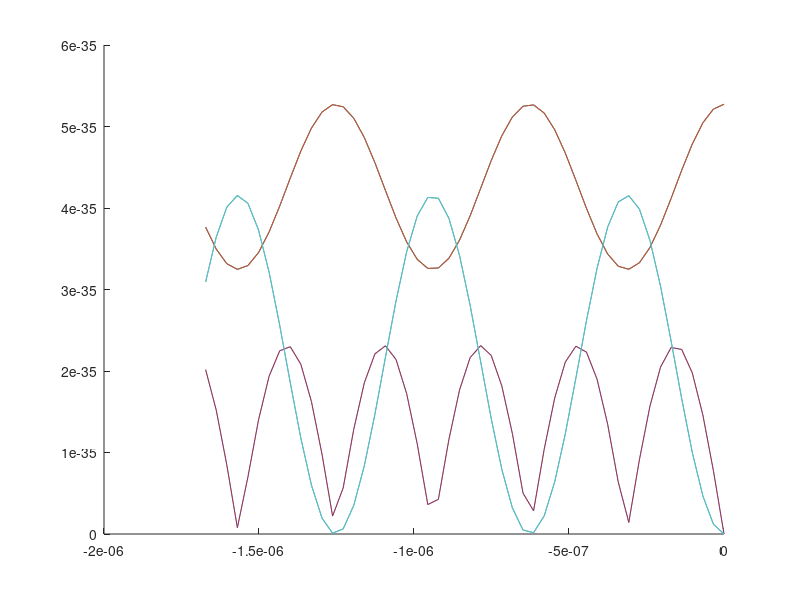
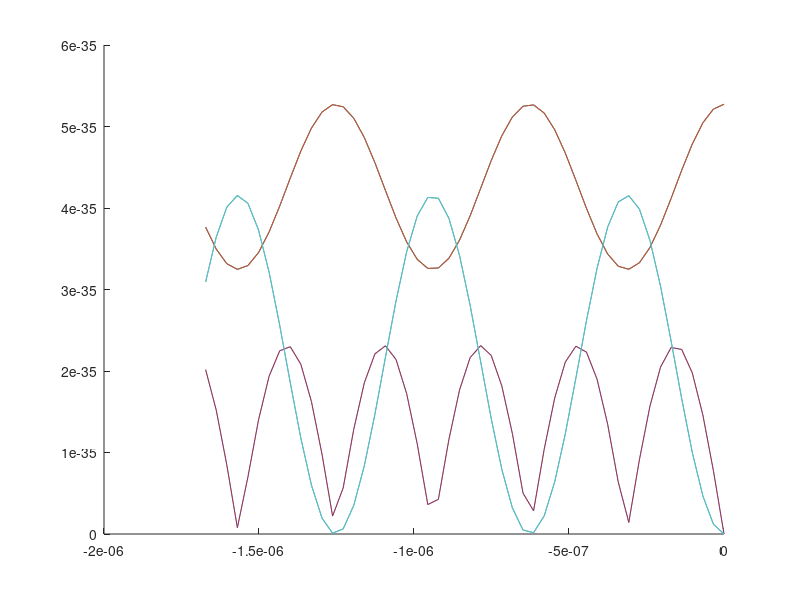
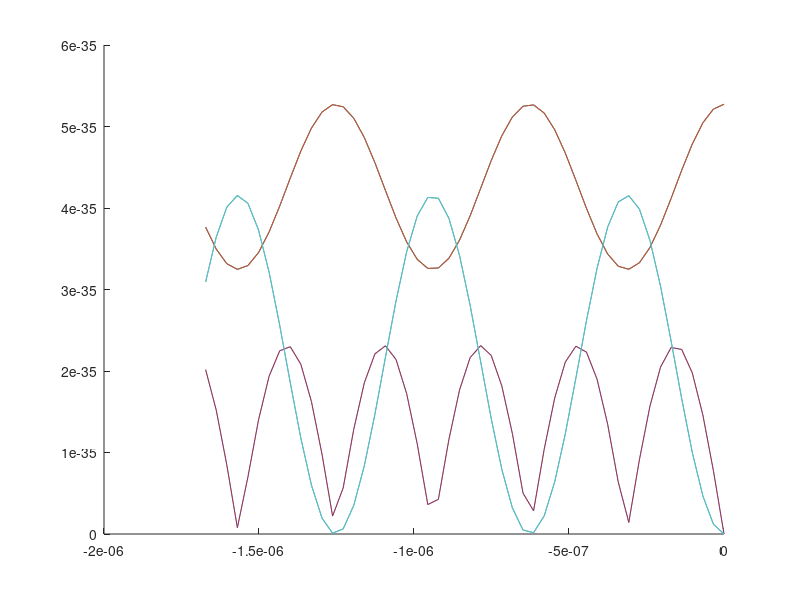

Reproduce these figures in MATLAB, in order.
%% lab2

%% Q1
clc;
clear all
B = [0,0,1]; % magnetic field
s_x = [0,1;1,0];
s_y = [0,-i; i,0];
s_z = [1,0;0,-1];
h_bar = 6.626e-34 / (2*pi);
S = (h_bar/2)*[s_x, s_y, s_z];
gyro = 28e9;  % gyrotio units in Hz/T

Ham_1 = (pi*gyro) * (B(1).*s_x + B(2).*s_y + B(3).*s_z)
Eig_values = eig(Ham_1)

%% Q2
clc;
clear all

Ham_2 =     (2*pi)*[1,0;0,-1] % units in rad/s
[eVector, eValue] = eig(Ham_2);
t = [0:0.1:1];
ket = [1;0];
psi_0 = ket;
c1 = zeros(1,length(t))% coef
c2 = zeros(1,length(t))% coef
psi = zeros(2,length(t));
c1_t0 = ctranspose(eVector(:,1))*ket
c2_t0 = ctranspose(eVector(:,2))*ket
for n = 1:length(t)
   c1(n) = c1_t0 * exp(-i*eValue(1,1)*t(n));
   c2(n) = c2_t0 * exp(-i*eValue(2,2)*t(n));
end
% subplot(2,1,1)
% plot(c1)
% subplot(2,1,2)
% plot(c2)

for n = 1:length(t)
   psi(:,n) = c1(n).*eVector(:,1) + c2(n).*eVector(:,2);
end
teso = zeros(2,length(t));
for n=1:length(t)
   teso(:,n) = (abs(ctranspose(psi(:,n))*ket)).^2
end
%% Q3
clc;
clear all
B = [0,0,1]; % magnetic field
s_x = [0,1;1,0];
s_y = [0,-i; i,0];
s_z = [1,0;0,-1];
h_bar = 6.626e-34 / (2*pi);
S = (h_bar/2)*[s_x, s_y, s_z];
gyro = 28e9;  % gyrotio units in Hz/T

Ham_3 = (pi*gyro) * (B(1).*s_x + B(2).*s_y + B(3).*s_z)
[eValue_3, eVector_3] = eig(Ham_3)
    
up = [1;0];
down = [0;1];
t = [0:0.1:1];
psi_0 = (1/sqrt(2))*(up + down);
c1 = zeros(1,length(t));% coef
c2 = zeros(1,length(t));% coef
psi = zeros(2,length(t));
c1_t0 = ctranspose(eVector_3(:,1))*psi_0;
c2_t0 = ctranspose(eVector_3(:,2))*psi_0;
for n = 1:length(t)
   c1(n) = c1_t0 * exp(-i*eValue_3(1,1)*t(n));
   c2(n) = c2_t0 * exp(-i*eValue_3(2,2)*t(n));
end
for n = 1:length(t)
   psi(:,n) = c1(n).*eVector_3(:,1) + c2(n).*eVector_3(:,2)
end

%% Q4
% expectation value = ctanspose(psi) * S_x * psi
% etc

%% task

clc;
clear all;
up = [1;0];
down = [0;1];
psi_a0 = (1/sqrt(2))*(up + down);
psi_b0 = (1/sqrt(2))*(up + i*down);
psi_c0 = up;
Bz = 57e-6*cos(64*pi/180);
Bx = 57e-6*sin(64*pi/180);
By = 0;
theta = 0;
phi = pi/2 - 64*pi/180; % rad
s_x = [0,1;1,0];
s_y = [0,-i; i,0];
s_z = [1,0;0,-1];
h_bar = 6.626e-34 / (2*pi);
S = (h_bar/2)*[s_x, s_y, s_z]; 
gyro = 28e9;
Ham = (2*pi*gyro*h_bar/2)*(Bx.*s_x + By.*s_y + Bz.*s_z) % units in J
[eVector, eValue] = eig(Ham);

% finding total energy
total_energy_a = eValue(1,1)*ctranspose(psi_a0)*eVector(:,1) + eValue(2,2)*ctranspose(psi_a0)*eVector(:,2)
total_energy_b = abs(eValue(1,1)*ctranspose(psi_b0)*eVector(:,1) + eValue(2,2)*ctranspose(psi_b0)*eVector(:,2))
total_energy_c = eValue(1,1)*ctranspose(psi_c0)*eVector(:,1) + eValue(2,2)*ctranspose(psi_c0)*eVector(:,2)

% finding Lamour frequency
L_a = total_energy_a/h_bar
L_b = total_energy_b/h_bar;
L_c = total_energy_c/h_bar;

% idk
t = linspace(0,2*pi/L_a,50);
psi_at = zeros(2, length(t));
psi_bt = zeros(2, length(t));
psi_ct = zeros(2, length(t));
for n = 1:length(t)
    psi_at(:,n) = expm(-1i * Ham * t(n) / h_bar) * psi_a0;
    psi_bt(:,n) = expm(-1i * Ham * t(n) / h_bar) * psi_b0;
    psi_ct(:,n) = expm(-1i * Ham * t(n) / h_bar) * psi_c0;
end
exp_ax = zeros(2,length(t));
exp_ay = zeros(2,length(t));
exp_az = zeros(2,length(t));
exp_bx = zeros(2,length(t));
exp_by = zeros(2,length(t));
exp_bz = zeros(2,length(t));
exp_cx = zeros(2,length(t));
exp_cy = zeros(2,length(t));
exp_cz = zeros(2,length(t));
for n = 1: length(t)
   exp_ax(:,n) = abs((psi_at(:,n))' * (h_bar/2)*s_x * (psi_at(:,n)));
   exp_ay(:,n) = abs((psi_at(:,n))' * (h_bar/2)*s_y * (psi_at(:,n)));
   exp_az(:,n) = abs((psi_at(:,n))' * (h_bar/2)*s_z * (psi_at(:,n)));
   exp_bx(:,n) = abs((psi_at(:,n))' * (h_bar/2)*s_x * (psi_at(:,n)));
   exp_by(:,n) = abs((psi_at(:,n))' * (h_bar/2)*s_y * (psi_at(:,n)));
   exp_bz(:,n) = abs((psi_at(:,n))' * (h_bar/2)*s_z * (psi_at(:,n)));
   exp_cx(:,n) = abs((psi_at(:,n))' * (h_bar/2)*s_x * (psi_at(:,n)));
   exp_cy(:,n) = abs((psi_at(:,n))' * (h_bar/2)*s_y * (psi_at(:,n)));
   exp_cz(:,n) = abs((psi_at(:,n))' * (h_bar/2)*s_z * (psi_at(:,n)));
end
figure(1)
hold on
plot(t, exp_ax)
plot(t, exp_ay)
plot(t, exp_az)

figure(2)
hold on
plot(t, exp_bx)
plot(t, exp_by)
plot(t, exp_bz)

figure(3)
hold on
plot(t, exp_cx)
plot(t, exp_cy)
plot(t, exp_cz)
hold off
